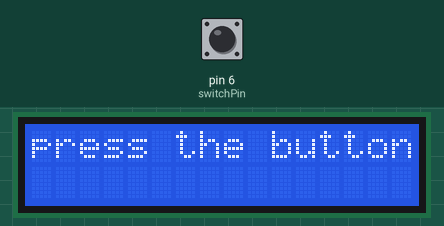
Recording of a sketch running on a simulated Arduino Uno, built with avr-gcc and run on an emulated ATmega328P. Parts: 16×2 character LCD. The test bench sets the inputs (shaded band); at power-on: pin 6 (switchPin) LOW.

Above: at 1.2 s.
1.3 s: pin 6 (switchPin) pulled HIGH for 0.15 s
At 2.6 s:
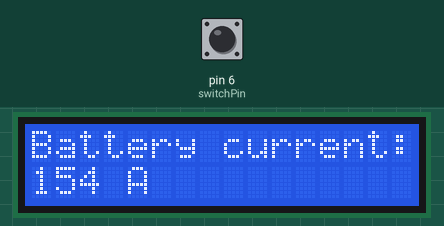
2.9 s: pin 6 (switchPin) pulled HIGH for 1 s
At 5.1 s:
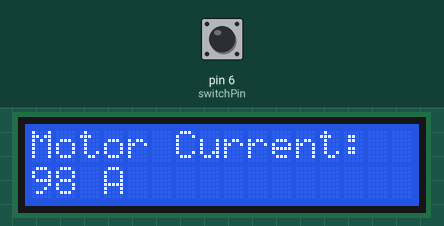
5.4 s: pin 6 (switchPin) pulled HIGH for 0.15 s
At 5.8 s:
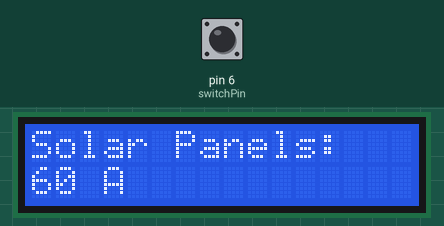
7.0 s: pin 6 (switchPin) pulled HIGH for 3.2 s
At 11.2 s:
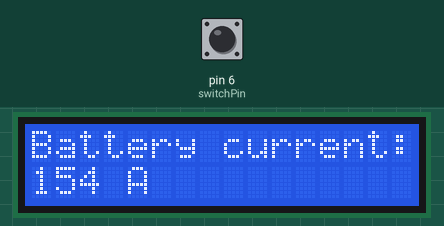
Timing chart, 0 to 12.7 s (numbered marks = the images above; inputs shaded):
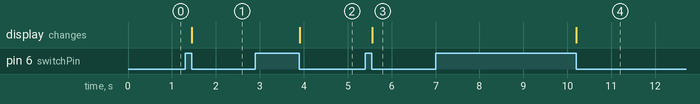

The sketch:

LCD_Example.ino
```cpp
/*
  Arduino Starter Kit example
  Project 11 - Crystal Ball

  This sketch is written to accompany Project 11 in the Arduino Starter Kit

  Parts required:
  - 220 ohm resistor
  - 10 kilohm resistor
  - 10 kilohm potentiometer
  - 16x2 LCD screen
  - tilt switch

  created 13 Sep 2012
  by Scott Fitzgerald

  http://www.arduino.cc/starterKit

  This example code is part of the public domain.
*/

// include the library code:
#include <LiquidCrystal.h>

// initialize the library with the numbers of the interface pins
LiquidCrystal lcd(12, 11, 5, 4, 3, 2);

char msg1[16];
char msg2[16];
char msg3[16];


int SP_sensorPin = A0;    // select the input pin for the solar panels current sensor
int Bat_sensorPin = A1;    // select the input pin for the Battery current sensor
int Mot_sensorPin = A2;    // select the input pin for the Motor current sensor


// set up a constant for the tilt switch pin
const int switchPin = 6;

// set up a constant for solar panels current sensor
const int SP_CSensorPin = 7;

// set up a constant for  battery current sensor
const int Bat_CSensorPin = 8;

// set up a constant for motor current sensor
const int Mot_CSensorPin = 9;

// variable to hold the value of the switch pin
int switchState = 0;

// variable to hold previous value of the switch pin
int prevSwitchState = 0;

// variable to count 3 second
unsigned long previousmillis = millis();
unsigned long interval =3000;

// a variable to choose which reply from the crystal ball
int reply;

int SP_currentValue;  // variable to store the value coming from the sensor
int Bat_currentValue;  // variable to store the value coming from the sensor
int Mot_currentValue;  // variable to store the value coming from the sensor

//boolean value to choose the way to change screen 0= pressing button, 1= automatically
boolean Change_screen=0;

void setup() {
  // set up the number of columns and rows on the LCD
  lcd.begin(16, 2);

  // set up the switch pin as an input
  pinMode(switchPin, INPUT);
  pinMode(SP_CSensorPin, INPUT);
  pinMode(Bat_CSensorPin, INPUT);
  pinMode(Mot_CSensorPin, INPUT);

  SP_currentValue = 60;  // variable to store the value coming from the sensor
  Bat_currentValue = 154;  // variable to store the value coming from the sensor
  Mot_currentValue = 98;  // variable to store the value coming from the sensor

  lcd.setCursor(0, 0);
  // print some text
  lcd.print("press the button");
}

void RefreshScreen(int r);

void loop() {
  // check the status of the switch
  switchState = digitalRead(switchPin);

  //read sensors
//  SP_currentValue = analogRead(SP_sensorPin);
//  Bat_currentValue = analogRead(Bat_sensorPin);
//  Mot_currentValue = analogRead(Mot_sensorPin);

  sprintf(msg1, "%d A", SP_currentValue); // buffer to combine a variable with a string
  sprintf(msg2, "%d A", Bat_currentValue);
  sprintf(msg3, "%d A", Mot_currentValue);

  if(Change_screen==1){
    if(millis() - previousmillis> interval){
      reply = reply+1;
      lcd.clear();
        if (reply >2){
          reply=0;
    }
    previousmillis = millis();
    RefreshScreen(reply);
    }
  }
  else if (Change_screen==0){
    // compare the switchState to its previous state
    if (switchState != prevSwitchState) {
      // if the state has changed from HIGH to LOW you know that the ball has been
      // tilted from one direction to the other
      if (switchState == LOW) {
        // randomly chose a reply
        reply = reply+1;
        if (reply >2){
          reply=0;
        }
        // clean up the screen before printing a new reply
        lcd.clear();
        RefreshScreen(reply);
      }
    }
  // save the current switch state as the last state
  prevSwitchState = switchState;
  }
}

 void RefreshScreen(int r){
        // choose a saying to print based on the value in reply
        switch (r) {
          case 0:
            // set the cursor to column 0, line 0
            lcd.setCursor(0, 0);
            // print some text
            lcd.print("Solar Panels:");
            // move the cursor to the second line
            lcd.setCursor(0, 1);
            lcd.print(msg1);
          break;

          case 1:
            // set the cursor to column 0, line 0
            lcd.setCursor(0, 0);
            // print some text
            lcd.print("Battery current:");
            // move the cursor to the second line
            lcd.setCursor(0, 1);
            lcd.print(msg2);
          break;

          case 2:
            // set the cursor to column 0, line 0
            lcd.setCursor(0, 0);
            // print some text
            lcd.print("Motor Current:");
            // move the cursor to the second line
            lcd.setCursor(0, 1);
            lcd.print(msg3);
          break;
        }
 }
```

Measured:
- after the input at 1.3 s, the display: changes after 0.16 s (image 1)
- after the input at 2.9 s, the display: changes after 1.0 s (image 2)
- after the input at 5.4 s, the display: changes after 0.16 s (image 3)
- after the input at 7.0 s, the display: changes after 3.2 s (image 4)
